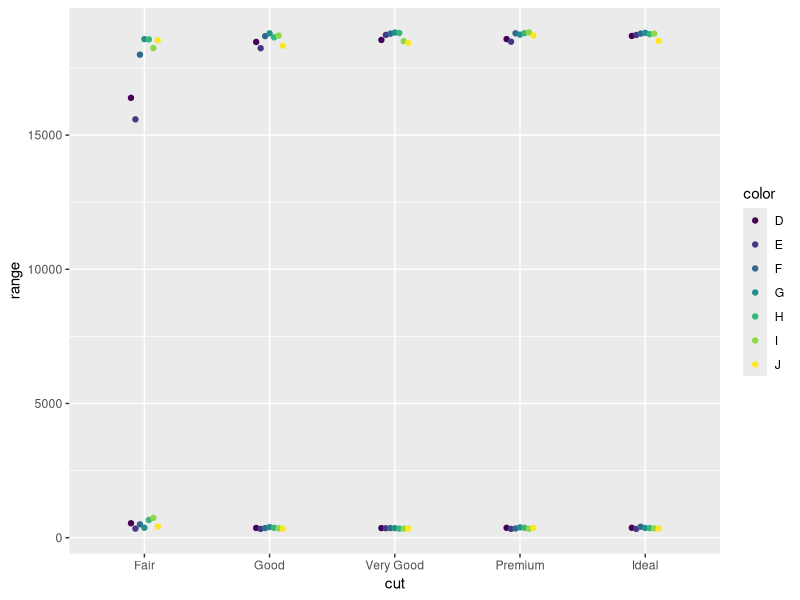
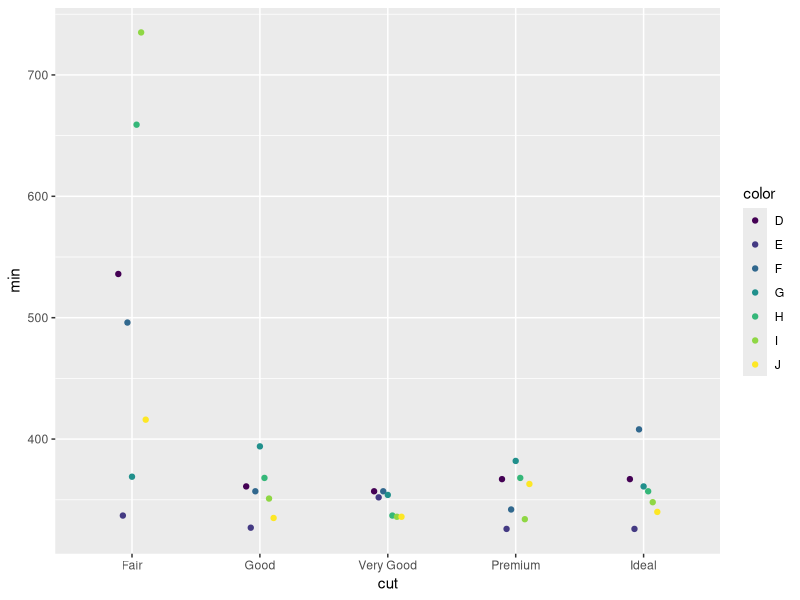
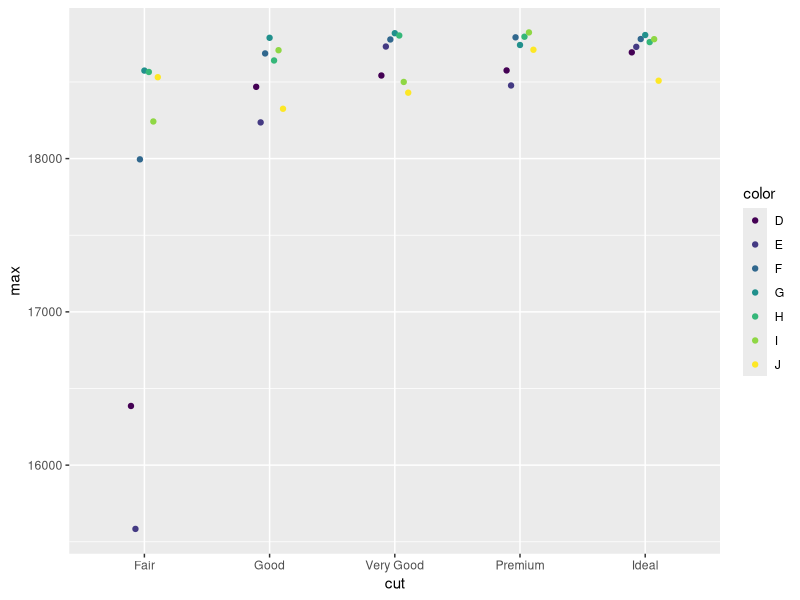
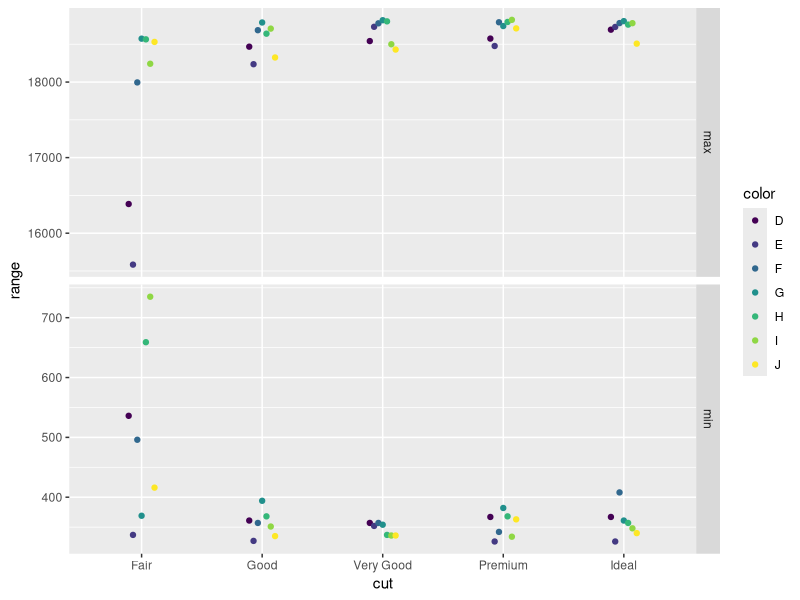

Source code (R) for these figures, in order:
## ---- chunk 1
knitr::opts_chunk$set(echo = TRUE)

library(tidyverse)
## ---- chunk 2
# Variable names
# names(diamonds)

# A compact view
glimpse(diamonds)

# Summary statistics
# summary(diamonds)
## ---- chunk 3
diamonds
## ---- chunk 4
(num_IF <- sum(diamonds$clarity == "IF"))

diamonds %>% 
  group_by(clarity) %>% 
  count()

table(diamonds$clarity)

table(diamonds$clarity, diamonds$color)
## ---- chunk 5
num_IF / nrow(diamonds) # proportion

num_IF / nrow(diamonds) * 100 # percent
## ---- chunk 6

diamonds %>%
  count(clarity) %>%
  mutate(
    # n_ = n(), # 8, n from input, not diamons
    # n_row = nrow(diamonds),
    prop = n/nrow(diamonds)) %>% 
  knitr::kable(caption = "The proportion of each type of clarity diamond.")

# Longer form:
diamonds %>% 
  group_by(clarity) %>% 
  summarise(n = n()/nrow(diamonds)) 
  
# The intersection of two variables (as a data.frame)
# with grouping by clarity
diamonds %>% 
  group_by(clarity, color) %>% 
  summarise(n = n())

# A contigency table (not a data.frame object)
table(diamonds$clarity, diamonds$color)

table(diamonds$clarity) / length(diamonds$clarity)
table(diamonds$clarity) / nrow(diamonds)

## ---- chunk 7
min(diamonds$price)
## ---- chunk 8
which.min(diamonds$price)

# use to find the rest of the values:
# Hard coding :(
diamonds %>% 
  slice(1)

# Integrated
# By index position
diamonds %>% 
  slice(which.min(price), which.max(price)) %>%
  # select(-price) %>%
  print()

# By logical vector
diamonds %>%
  filter(price == min(price) | price == max(price)) %>%
  # select(-price) %>% 
  print()

# Although it worked, try to not use !price to _not_ select
# a column. Use it for negation in logical expressions:
diamonds %>% 
  filter(price < 500)
# The negation
diamonds %>% 
  filter(!(price < 500))
## ---- chunk 9
# As a vector
diff(range(diamonds$price))

# As a data.frame (tibble)
diamonds %>%
  summarise(singleRange = max(price) - min(price))
## ---- chunk 10
table(diamonds$cut, diamonds$color)

# 4 variables: cut, color, min, max
# dim: 35 x 4
diamonds %>% 
  group_by(cut, color) %>% 
  summarise(min = min(price),
            max = max(price)) -> dia_range_2_col
dia_range_2_col

# pivot, specity var to exclude
dia_range_2_col %>% 
  pivot_longer(-c(cut, color))

# pivot, specity var to include
dia_range_2_col %>% 
  pivot_longer(c(min, max))

# 3 variables cut, color, range
# dim: 70 x 3
diamonds %>% 
  group_by(cut, color) %>% 
  summarise(range = range(price)) -> dia_range_1_col
dia_range_1_col

# Add a column for defining which value is max and min
dia_range_1_col %>% 
  mutate(metric = c("min", "max")) -> dia_range_1_col_ID
## ---- chunk 11
# Define position for dots in plots:
posn_d <- position_dodge(width = 0.25)
# But can also use position = "dodge"

# Define the data and aesthetics  
ggplot(dia_range_1_col, aes(cut, range, color = color)) + geom_point(position = posn_d) +
  # geom_path() +
  # geom_line() +
  # scale_color_brewer() +
  NULL

# try with 2 col, but we'd need two ploting functions:
ggplot(dia_range_2_col, aes(cut, min, color = color)) +
  geom_point(position = posn_d) +
  NULL
ggplot(dia_range_2_col, aes(cut, max, color = color)) +
  geom_point(position = posn_d) +
  NULL

# Use IDs for each value:
ggplot(dia_range_1_col_ID, aes(cut, range, color = color)) +
  geom_point(position = posn_d) +
  # geom_path() +
  # geom_line() +
  facet_grid(metric ~ ., scales = "free_y") +
  NULL


# Avoid bar plots in this case
# More appropriate for absolute counts
# geom_jitter() # add random noise on x
# geom_col(color = "red") # default position = "stack"
# We can define aes in a geom_ but it doesn't help here:
  # geom_point(aes(y = max)) +
## ---- chunk 12

## ---- chunk 13

## ---- chunk 14

## ---- chunk 15

## ---- chunk 16

## ---- chunk 17

## ---- chunk 18
diamonds %>% 
  group_by(cut, color) %>% 
  summarise(min = min(price),
            max = max(price)) %>% 
  # data.frame() %>% 
  
  print()
